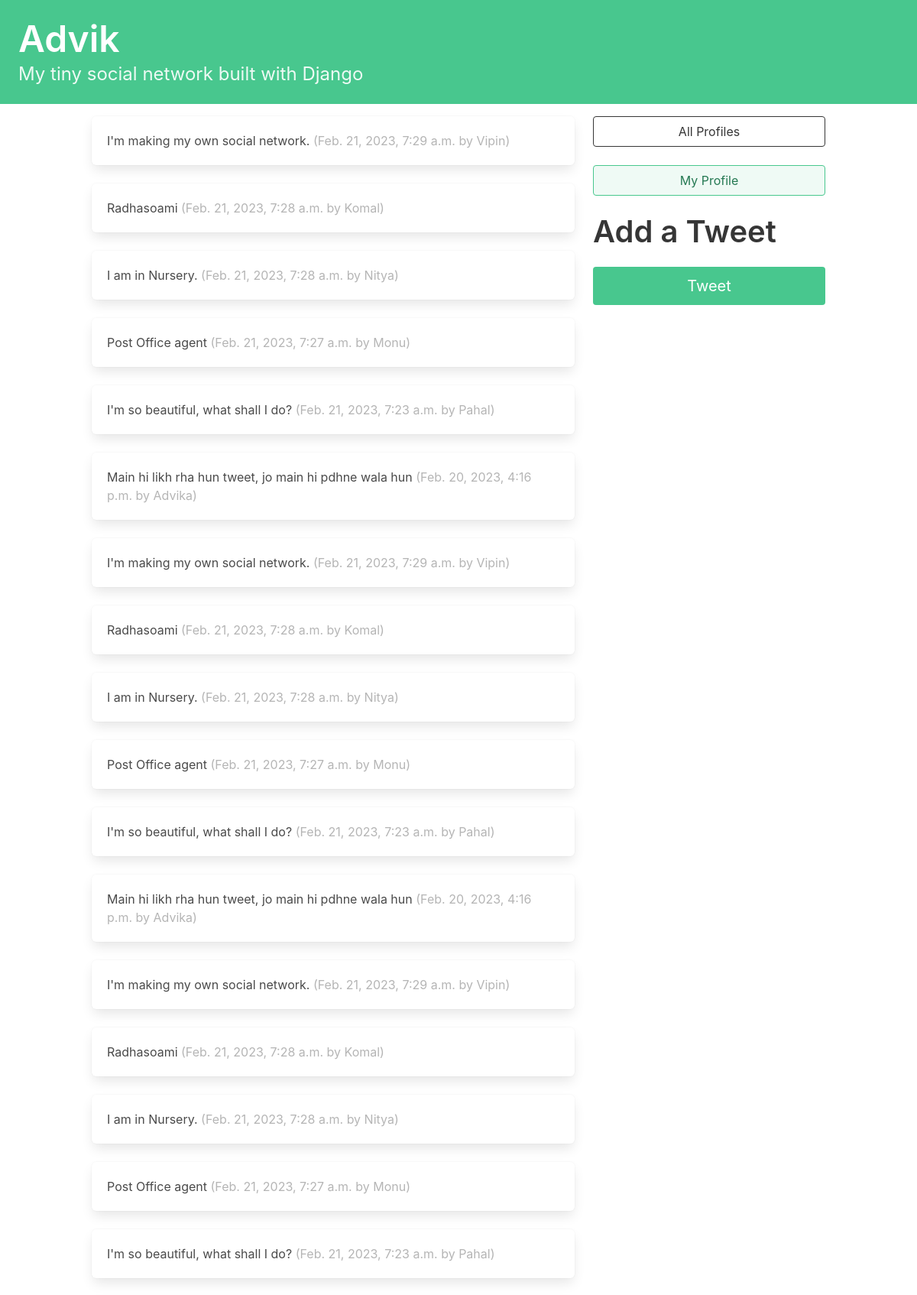
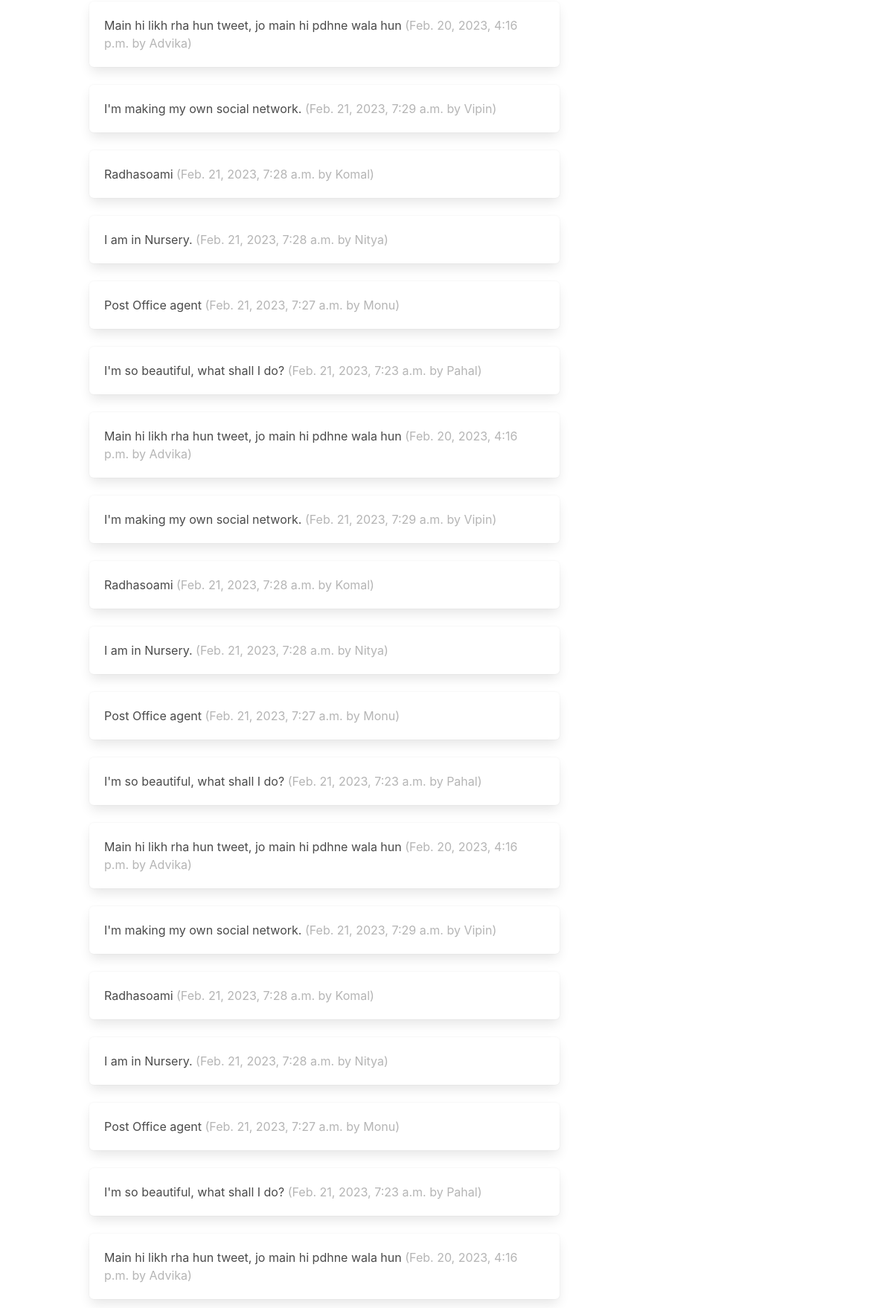
The app's page / (signed in) with its own data (2 pictures, top to bottom).
### advik/models.py (models this page shows, shortened)
class Tweet(models.Model):
    user = models.ForeignKey(
        User,
        related_name = "tweets",
        on_delete = models.DO_NOTHING
    )
    body = models.CharField(max_length = 140)
    created_at = models.DateTimeField(auto_now_add = True)

### advik/views.py (the view)
# urls.py: path("", dashboard, name="dashboard"),
@login_required
def dashboard(request):
    form = TweetForm(request.POST or None)
    if request.method == "POST":
        if form.is_valid():
            tweet = form.save(commit=False)
            tweet.user = request.user
            tweet.save()
            return redirect("advik:dashboard")
    followed_tweets = Tweet.objects.filter(
        user__profile__in=request.user.profile.follows.all()
    ).order_by("-created_at")
    return render(
        request,
        "advik/dashboard.html",
        {"form": form, "tweets": followed_tweets},
        )

### advik/Templates/advik/dashboard.html (shortened to what this page needs)
{% extends 'base.html' %}
{% block content %}
<div class = "column">
    {% for followed in user.profile.follows.all %}
        {% for tweet in tweets %}
            <div class = "box">
                {{ tweet.body }}
                <span class = "is-small has-text-grey-light">
                    ({{ tweet.created_at }} by {{ tweet.user.username }})
                </span>
            </div>
        {% endfor %}
    {% endfor %}
</div>
<div class = "column is-one-third">
    <div class="block">
        <a href="{% url 'advik:profile_list' %}">
            <button class="button is-dark is-outlined is-fullwidth">
                All Profiles
            </button>
        </a>
    </div>
    <div class="block">
        <a href="{% url 'advik:profile' request.user.profile.id %}">
            <button class="button is-success is-light is-outlined is-fullwidth">
                My Profile
            </button>
        </a>
    </div>
    <div class="block">
        <div class="block">
            <h2 class="title is-2">
                Add a Tweet
            </h2>
        </div>
        <div class="block">
            <form method="post">
                <button class="button is-success is-fullwidth is-medium mt-5"
                        type="submit">
                        Tweet
                </button>
            </form>
        </div>
    </div>
</div>
{% endblock content %}

### advik/Templates/base.html (shortened to what this page needs)
<!DOCTYPE html>
<html lang="en">
<head>
    <link rel="stylesheet"
          href="http://cdn.jsdelivr.net/npm/bulma@0.9.3/css/bulma.min.css">
</head>
<body>
    <a href="{% url 'advik:dashboard' %}">
        <section class="hero is-small is-success mb-4">
            <div class="hero-body">
                <h1 class="title is-1">
                    Advik
                </h1>
                <p class="subtitle is-4">
                    My tiny social network built with Django
                </p>
            </div>
        </section>
    </a>
    <div class="container">
        <div class="columns">
            {% block content %}
            {% endblock content %}
        </div>
    </div>
</body>
</html>

### records on screen
Tweet: body "I'm making my own social network.", created_at "Feb. 21, 2023, 7:29 a.m.", user.username "Vipin"
Tweet: body "Radhasoami", created_at "Feb. 21, 2023, 7:28 a.m.", user.username "Komal"
Tweet: body "I am in Nursery.", created_at "Feb. 21, 2023, 7:28 a.m.", user.username "Nitya"
Tweet: body "Post Office agent", created_at "Feb. 21, 2023, 7:27 a.m.", user.username "Monu"
Tweet: body "I'm so beautiful, what shall I do?", created_at "Feb. 21, 2023, 7:23 a.m.", user.username "Pahal"
Tweet: body "Main hi likh rha hun tweet, jo main hi pdhne wala hun", created_at "Feb. 20, 2023, 4:16 p.m.", user.username "Advika"
